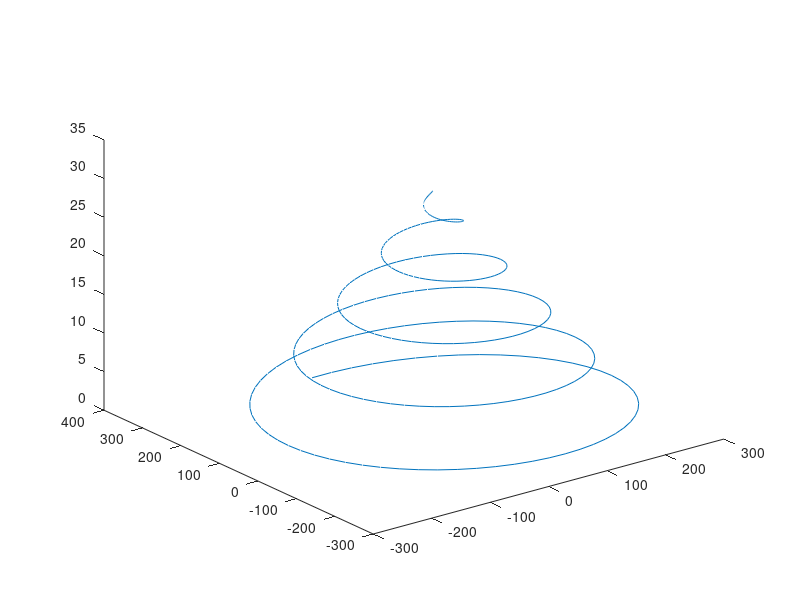

This chart was generated by the following MATLAB code:
%created by: shahrear
%student.eco86@gmail.com
% © Md. Shahrear Zaman
%January2018
%UP
%reference: https://www.gnu.org/software/octave/octave.pdf
r = linspace (numel (0:0.1:10*pi), 1, 1 \ numel (0:0.1:10*pi));
plot3 (r.*sin (0:0.1:10*pi), r.*cos (0:0.1:10*pi),0:0.1:10*pi)
%************************************************

